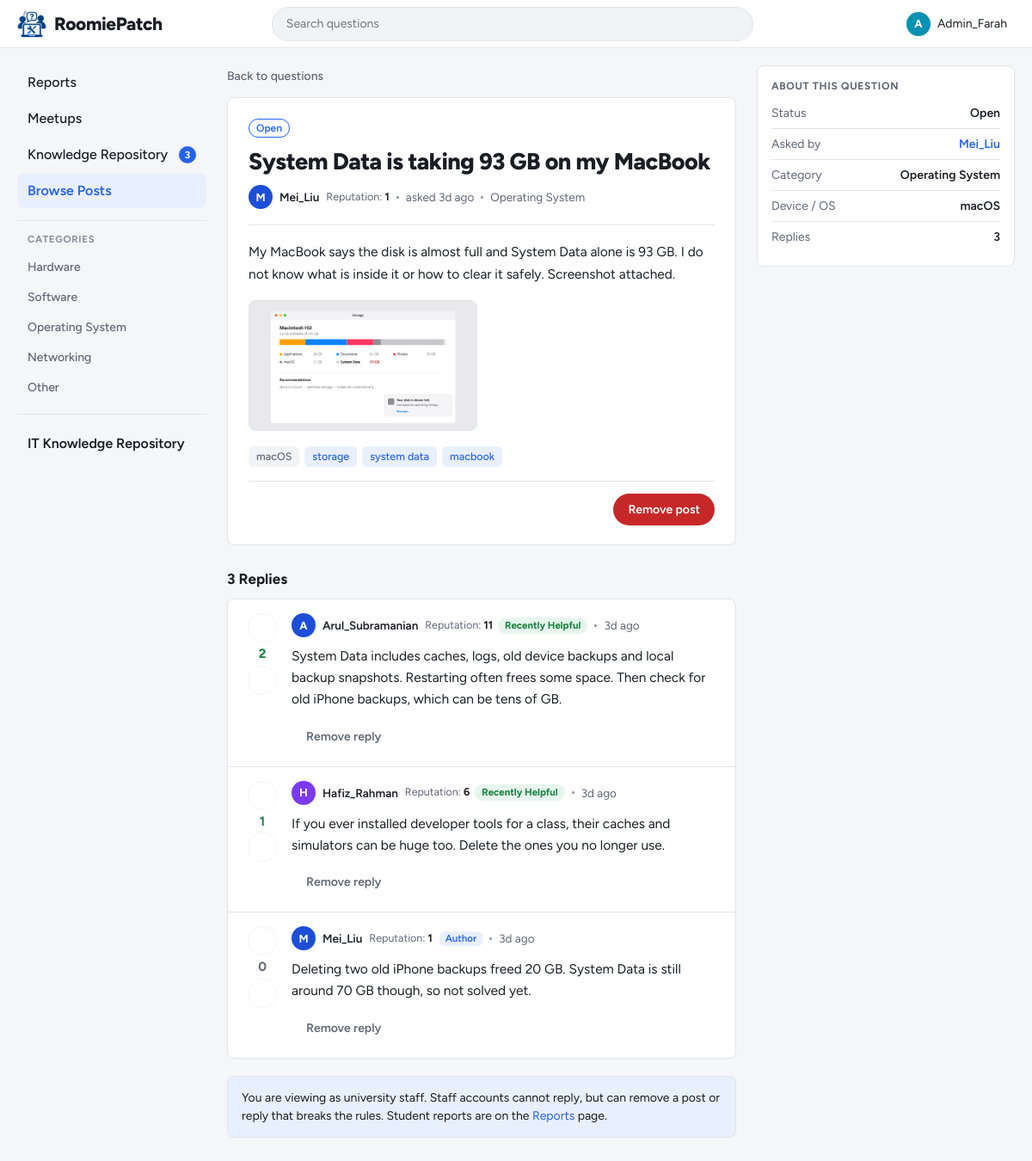
The app's page /student/post.php?id=33 (signed in) with its own data.
### tables this page shows
CREATE TABLE categories (
    category_id   INT AUTO_INCREMENT PRIMARY KEY,
    category_name VARCHAR(50) NOT NULL UNIQUE
);

CREATE TABLE posts (
    post_id     INT AUTO_INCREMENT PRIMARY KEY,
    user_id     INT NOT NULL,
    title       VARCHAR(150) NOT NULL,
    description TEXT NOT NULL,
    category_id INT NOT NULL,
    device_os   ENUM('Windows', 'macOS', 'Linux', 'Android', 'iOS', 'Other') NOT NULL,
    tags        VARCHAR(255) NULL,                 
    status      ENUM('Open', 'Resolved') NOT NULL DEFAULT 'Open',
     
     
     
    accepted_reply_id INT NULL,
    resolved_at DATETIME NULL,
    created_at  DATETIME NOT NULL DEFAULT CURRENT_TIMESTAMP,
    KEY idx_posts_resolved_at (resolved_at),
    FOREIGN KEY (user_id) REFERENCES users(user_id) ON DELETE CASCADE,
    FOREIGN KEY (category_id) REFERENCES categories(category_id)
);

CREATE TABLE users (
    user_id   INT AUTO_INCREMENT PRIMARY KEY,
    username  VARCHAR(50)  NOT NULL UNIQUE,
    login_id  VARCHAR(20)  NOT NULL UNIQUE,       
    password  VARCHAR(255) NOT NULL,              
    role      ENUM('student', 'admin') NOT NULL DEFAULT 'student',
     
     
    reputation INT NOT NULL DEFAULT 0,
     
     
    is_certified_technician TINYINT(1) NOT NULL DEFAULT 0,
    bio       TEXT NULL
);

CREATE TABLE post_images (
    image_id   INT AUTO_INCREMENT PRIMARY KEY,
    post_id    INT NOT NULL,
    image_path VARCHAR(255) NOT NULL,              
    FOREIGN KEY (post_id) REFERENCES posts(post_id) ON DELETE CASCADE
);

CREATE TABLE replies (
    reply_id    INT AUTO_INCREMENT PRIMARY KEY,
    post_id     INT NOT NULL,
    user_id     INT NOT NULL,
    content     TEXT NOT NULL,
    is_resolved TINYINT(1) NOT NULL DEFAULT 0,     
    created_at  DATETIME NOT NULL DEFAULT CURRENT_TIMESTAMP,
    FOREIGN KEY (post_id) REFERENCES posts(post_id) ON DELETE CASCADE,
    FOREIGN KEY (user_id) REFERENCES users(user_id) ON DELETE CASCADE
);

### student/post.php (the view, shortened to what the rows shown need)
<?php
require_once '../includes/auth.php';
require_once '../config/db.php';
$user_id = (int) $_SESSION['user_id'];
$post_id = (int) get_text('id');
$stmt = $conn->prepare('
    SELECT p.*, u.username, c.category_name
    FROM posts p
    JOIN users u ON u.user_id = p.user_id
    JOIN categories c ON c.category_id = p.category_id
    WHERE p.post_id = ?');
$stmt->bind_param('i', $post_id);
$stmt->execute();
$post = $stmt->get_result()->fetch_assoc();
$is_resolved = $post['status'] === 'Resolved';
$stmt = $conn->prepare('SELECT image_path FROM post_images WHERE post_id = ? ORDER BY image_id');
$stmt->bind_param('i', $post_id);
$stmt->execute();
$images = $stmt->get_result()->fetch_all(MYSQLI_ASSOC);
$replies = get_replies($conn, $post_id, $user_id);
$reply_count = count($replies);
$rep_info = get_reputation_info($conn, array_merge([(int) $post['user_id']], array_column($replies, 'user_id')));
include '../includes/header.php';
$profile_url = BASE_URL . 'student/profile.php?id=';
?>
<main class="content">
    <article class="thread<?= $is_resolved ? ' is-resolved' : '' ?>">
        <header class="thread-head">
            <?php if ($is_resolved): ?>
                <span class="status-badge resolved"><?= icon('check', 14) ?>Resolved</span>
            <?php else: ?>
                <span class="status-badge open">Open</span>
            <?php endif; ?>
            <h1 class="thread-title"><?= e($post['title']) ?></h1>
            <div class="thread-meta">
                <a class="author-chip" href="<?= $profile_url . (int) $post['user_id'] ?>">
                    <?= avatar($post['username'], 'sm') ?><?= e($post['username']) ?>
                </a>
                <?= reputation_label((int) $post['user_id'], $rep_info) ?>
                <span class="dot" aria-hidden="true"></span>
                <span>asked <time datetime="<?= e($post['created_at']) ?>"><?= e(time_ago($post['created_at'])) ?></time></span>
                <span class="dot" aria-hidden="true"></span>
                <a href="<?= BASE_URL ?>student/browse.php?category=<?= (int) $post['category_id'] ?>"><?= e($post['category_name']) ?></a>
            </div>
        </header>
        <div class="thread-body"><?= nl2br(e($post['description'])) ?></div>
        <?php if ($images): ?>
            <div class="thread-images">
                <?php foreach ($images as $image): ?>
                    <a href="<?= BASE_URL ?>uploads/posts/<?= e($image['image_path']) ?>" data-lightbox
                       title="Enlarge image">
                        <img src="<?= BASE_URL ?>uploads/posts/<?= e($image['image_path']) ?>" alt="Image attached to the question" loading="lazy">
                    </a>
                <?php endforeach; ?>
            </div>
        <?php endif; ?>
        <div class="post-footer">
            <a class="chip chip-device" href="<?= BASE_URL ?>student/browse.php?device=<?= urlencode($post['device_os']) ?>"><?= e($post['device_os']) ?></a>
            <?php foreach (tag_list($post['tags']) as $post_tag): ?>
                <a class="chip" href="<?= BASE_URL ?>student/browse.php?tag=<?= urlencode($post_tag) ?>"><?= e($post_tag) ?></a>
            <?php endforeach; ?>
        </div>
        <div class="thread-actions">
            <?php if (is_staff()): ?>
                <form method="post" action="<?= BASE_URL ?>actions/staff_remove.php"
                      onsubmit="return confirm('Remove this post as staff? Its replies and images will also be removed. This cannot be undone.');">
                </form>
            <?php else: ?>
                <a class="btn btn-danger-ghost btn-sm" href="<?= BASE_URL ?>student/report.php?type=post&amp;id=<?= $post_id ?>">
                    <?= icon('flag', 16) ?>Report
                </a>
            <?php endif; ?>
        </div>
    </article>
    <?php
    $last_reply_id = 0;
    foreach ($replies as $r) {
        $last_reply_id = max($last_reply_id, (int) $r['reply_id']);
    }
    ?>
    <section data-thread data-post-id="<?= $post_id ?>" data-last-reply-id="<?= $last_reply_id ?>" data-status="<?= e($post['status']) ?>">
        <h2 class="replies-heading">
            <span data-reply-count><?= $reply_count ?></span>
            <span data-reply-word><?= $reply_count === 1 ? 'Reply' : 'Replies' ?></span>
        </h2>
        <div class="reply-list" id="reply-list" <?= $reply_count === 0 ? 'hidden' : '' ?>>
            <?php foreach ($replies as $reply): ?>
                <?php include '../includes/reply_item.php'; ?>
            <?php endforeach; ?>
        </div>
    </section>
</main>
<aside class="rail">
    <section class="rail-box">
        <h2>About this question</h2>
        <dl class="info-list">
            <div><dt>Asked by</dt><dd><a href="<?= $profile_url . (int) $post['user_id'] ?>"><?= e($post['username']) ?></a></dd></div>
            <div><dt>Category</dt><dd><?= e($post['category_name']) ?></dd></div>
            <div><dt>Device / OS</dt><dd><?= e($post['device_os']) ?></dd></div>
        </dl>
    </section>
</aside>
<?php include '../includes/footer.php'; ?>

### includes/sidebar.php (shortened to what the rows shown need)
<nav class="sidebar" aria-label="Main">
    <div class="nav-group">
        <h2 class="nav-heading">Categories</h2>
        <?php
        $categories = $conn->query('SELECT category_id, category_name FROM categories ORDER BY category_id');
        while ($cat = $categories->fetch_assoc()):
        ?>
            <a class="nav-link nav-link-plain" href="<?= BASE_URL ?>student/browse.php?category=<?= (int) $cat['category_id'] ?>">
                <?= e($cat['category_name']) ?>
            </a>
        <?php endwhile; ?>
    </div>
</nav>

### includes/functions.php (shortened to what the rows shown need)
<?php
function e($text)
{
    return htmlspecialchars((string) $text, ENT_QUOTES, 'UTF-8');
}
function time_ago($datetime)
{
    $seconds = time() - strtotime($datetime);
    if ($seconds < 7 * 86400) {
        return floor($seconds / 86400) . 'd ago';
    }
    return date('j M Y', strtotime($datetime));
}
function tag_list($tags)
{
    $list = [];
    foreach (explode(',', (string) $tags) as $tag) {
        $tag = trim($tag);
        if ($tag !== '') {
            $list[] = $tag;
        }
    }
    return $list;
}
function avatar($username, $size = 'md')
{
    $colours = ['#2563eb', '#0891b2', '#4f46e5', '#0d9488', '#7c3aed', '#1d4ed8'];
    $colour = $colours[crc32($username) % count($colours)];
    $letter = strtoupper(mb_substr($username, 0, 1));
    return '<span class="avatar avatar-' . e($size) . '" style="background:' . $colour . '" aria-hidden="true">'
        . e($letter) . '</span>';
}
function get_text($name, $max = 100)
{
    $value = $_GET[$name] ?? '';
    return mb_substr(trim($value), 0, $max);
}
function get_reputation_info($conn, $user_ids)
{
    $user_ids = array_values(array_unique(array_map('intval', $user_ids)));
    $info = [];
    $placeholders = implode(',', array_fill(0, count($user_ids), '?'));
    $types = str_repeat('i', count($user_ids));
    $stmt = $conn->prepare("SELECT user_id, reputation FROM users WHERE user_id IN ($placeholders)");
    $stmt->bind_param($types, ...$user_ids);
    $stmt->execute();
    foreach ($stmt->get_result() as $row) {
        $info[(int) $row['user_id']] = ['reputation' => (int) $row['reputation'], 'status' => null, 'recent_up' => 0, 'recent_down' => 0];
    }
    $days = REP_RECENT_DAYS;
    $stmt = $conn->prepare("
        SELECT r.user_id,
               SUM(v.vote_type = 'upvote')   AS ups,
               SUM(v.vote_type = 'downvote') AS downs
        FROM reply_votes v
        JOIN replies r ON r.reply_id = v.reply_id
        WHERE r.user_id IN ($placeholders) AND v.updated_at >= NOW() - INTERVAL $days DAY
        GROUP BY r.user_id");
    $stmt->bind_param($types, ...$user_ids);
    $stmt->execute();
    foreach ($stmt->get_result() as $row) {
        $uid = (int) $row['user_id'];
        $ups = (int) $row['ups'];
        $downs = (int) $row['downs'];
        $info[$uid]['recent_up'] = $ups;
        $info[$uid]['recent_down'] = $downs;
        $total = $ups + $downs;
        if ($total >= REP_RECENT_MIN_VOTES) {
            $share = $ups / $total;
            if ($share >= REP_HELPFUL_SHARE) {
                $info[$uid]['status'] = 'helpful';
            } elseif ($share <= REP_NOT_HELPFUL_SHARE) {
                $info[$uid]['status'] = 'not_helpful';
            }
        }
    }
    return $info;
}
function reputation_label($user_id, $info)
{
    $rep = $info[$user_id]['reputation'] ?? 0;
    $status = $info[$user_id]['status'] ?? null;
    $html = '<span class="rep-info" data-rep-user="' . (int) $user_id . '">'
        . '<span class="rep-score" title="Reputation: upvotes minus downvotes on all replies">'
        . '<span class="rep-label">Reputation: </span><strong>' . (int) $rep . '</strong><span class="rep-short"> rep</span></span>';
    if ($status === 'helpful') {
        $html .= '<span class="rep-status helpful" title="Most votes on this student\'s replies in the last ' . REP_RECENT_DAYS . ' days were upvotes">Recently Helpful</span>';
    } elseif ($status === 'not_helpful') {
        $html .= '<span class="rep-status not-helpful" title="Most votes on this student\'s replies in the last ' . REP_RECENT_DAYS . ' days were downvotes">Recently Not Helpful</span>';
    }
    return $html . '</span>';
}
function get_replies($conn, $post_id, $viewer_id, $after = 0)
{
    $order = $after > 0 ? 'r.reply_id ASC' : 'r.is_resolved DESC, r.created_at ASC';
    $stmt = $conn->prepare("
        SELECT r.reply_id, r.user_id, r.content, r.is_resolved, r.created_at, u.username,
               (SELECT COALESCE(SUM(IF(v.vote_type = 'upvote', 1, -1)), 0)
                FROM reply_votes v WHERE v.reply_id = r.reply_id) AS score,
               (SELECT v.vote_type FROM reply_votes v
                WHERE v.reply_id = r.reply_id AND v.user_id = ?) AS my_vote
        FROM replies r
        JOIN users u ON u.user_id = r.user_id
        WHERE r.post_id = ? AND r.reply_id > ?
        ORDER BY $order
        LIMIT 200");
    $stmt->bind_param('iii', $viewer_id, $post_id, $after);
    $stmt->execute();
    return $stmt->get_result()->fetch_all(MYSQLI_ASSOC);
}

### includes/reply_item.php (shortened to what the rows shown need)
<?php
$own_reply = (int) $reply['user_id'] === (int) $user_id;
$can_vote = !$own_reply && !is_staff();
$my_vote = $reply['my_vote'] ?? null;
if ($own_reply) {
    $vote_note = 'You cannot vote on your own reply';
} elseif (is_staff()) {
    $vote_note = 'Only students can vote';
} else {
    $vote_note = '';
}
?>
<article class="reply<?= $reply['is_resolved'] ? ' resolved' : '' ?>" id="reply-<?= (int) $reply['reply_id'] ?>" data-reply-id="<?= (int) $reply['reply_id'] ?>">
    <div class="reply-layout">
        <form class="vote-box" method="post" action="<?= BASE_URL ?>actions/vote.php" data-vote-form>
            <button type="submit" name="vote" value="upvote"
                    class="vote-btn up<?= $my_vote === 'upvote' ? ' active' : '' ?>"
                    aria-pressed="<?= $my_vote === 'upvote' ? 'true' : 'false' ?>"
                    aria-label="Upvote this reply" title="<?= $vote_note !== '' ? e($vote_note) : 'Helpful: upvote' ?>"
                    <?= $can_vote ? '' : 'disabled' ?>><?= icon('arrow-up', 20) ?></button>
            <span class="vote-score<?= $reply['score'] > 0 ? ' positive' : ($reply['score'] < 0 ? ' negative' : '') ?>"
                  data-vote-score aria-label="Reply score"><?= (int) $reply['score'] ?></span>
            <button type="submit" name="vote" value="downvote"
                    class="vote-btn down<?= $my_vote === 'downvote' ? ' active' : '' ?>"
                    aria-pressed="<?= $my_vote === 'downvote' ? 'true' : 'false' ?>"
                    aria-label="Downvote this reply" title="<?= $vote_note !== '' ? e($vote_note) : 'Not helpful: downvote' ?>"
                    <?= $can_vote ? '' : 'disabled' ?>><?= icon('arrow-down', 20) ?></button>
        </form>
        <div class="reply-main">
            <div class="reply-meta">
                <a class="author-chip" href="<?= BASE_URL ?>student/profile.php?id=<?= (int) $reply['user_id'] ?>">
                    <?= avatar($reply['username'], 'sm') ?><?= e($reply['username']) ?>
                </a>
                <?= reputation_label((int) $reply['user_id'], $rep_info) ?>
                <?php if ((int) $reply['user_id'] === (int) $post['user_id']): ?>
                    <span class="author-tag">Author</span>
                <?php endif; ?>
                <span class="dot" aria-hidden="true"></span>
                <time datetime="<?= e($reply['created_at']) ?>"><?= e(time_ago($reply['created_at'])) ?></time>
            </div>
            <div class="reply-body"><?= nl2br(e($reply['content'])) ?></div>
            <?php if (is_staff()): ?>
                <form class="reply-actions" method="post" action="<?= BASE_URL ?>actions/staff_remove.php"
                      onsubmit="return confirm('Remove this reply as staff? This cannot be undone.');">
                    <button type="submit" class="btn btn-danger-ghost btn-sm"><?= icon('trash', 15) ?>Remove reply</button>
                </form>
            <?php endif; ?>
        </div>
    </div>
</article>

### records on screen
categories: category_name "Hardware"
categories: category_name "Software"
categories: category_name "Operating System"
categories: category_name "Networking"
categories: category_name "Other"
posts: title "System Data is taking 93 GB on my MacBook", user.username "M", user.username "Mei_Liu", user "1", created_at "3d ago", category.category_name "Operating System", description "My MacBook says the disk is almost full and System Data alone is 93 GB. I do not know what is inside it or how to clear it safely. Screenshot attached.", device_os "macOS", tags "storage", tags "system data", tags "macbook"
post_images: image_path (picture)
replies: score "2", user.username "A", user.username "Arul_Subramanian", user "11", created_at "3d ago", content "System Data includes caches, logs, old device backups and local backup snapshots. Restarting often frees some space. Then check for old iPhone backups, which can be tens of GB."
replies: score "1", user.username "H", user.username "Hafiz_Rahman", user "6", created_at "3d ago", content "If you ever installed developer tools for a class, their caches and simulators can be huge too. Delete the ones you no longer use."
replies: score "0", user.username "M", user.username "Mei_Liu", user "1", shows "Author", created_at "3d ago", content "Deleting two old iPhone backups freed 20 GB. System Data is still around 70 GB though, so not solved yet."

### other values on screen
$letter "A"
$_SESSION['username'] "Admin_Farah"
$label "Reports Meetups Knowledge Repository Browse Posts IT Knowledge Repository"
$badge "3"
$reply_count "3"
